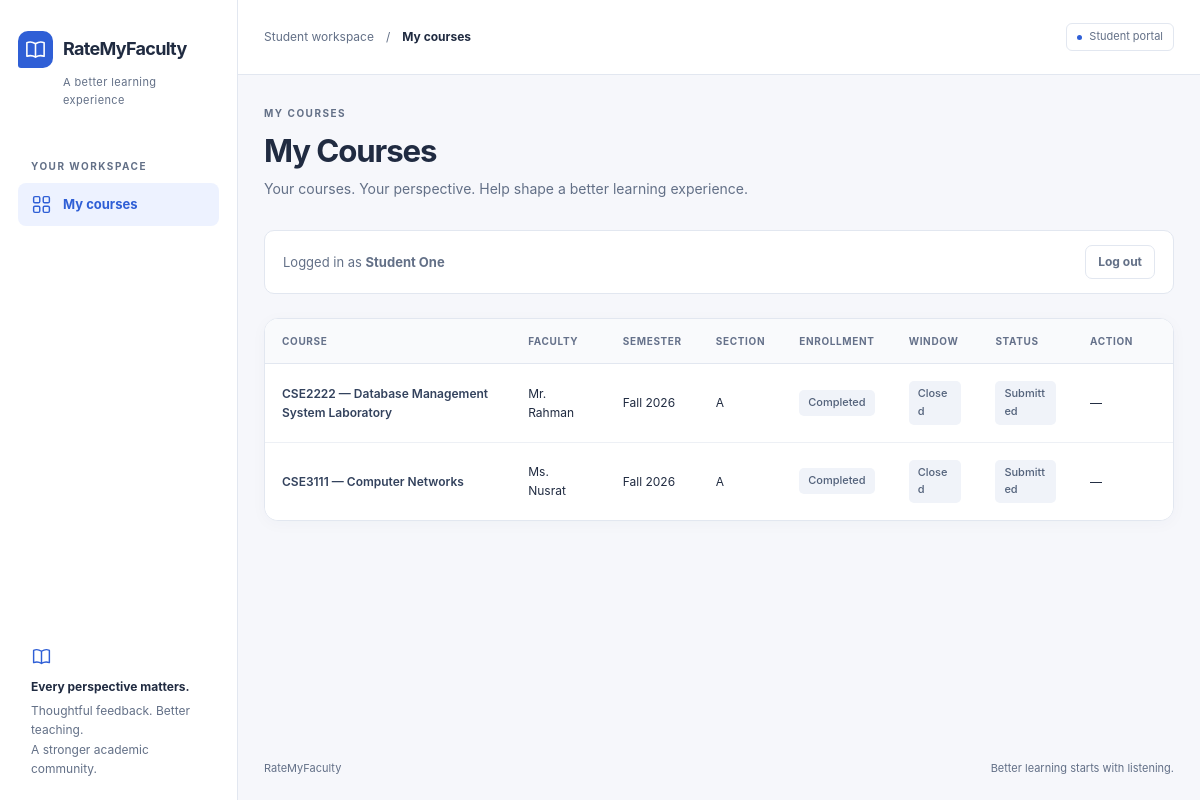
/student/dashboard.php (signed in), run on the app's committed database.
### tables this page shows
CREATE TABLE
    students (
        student_id INT UNSIGNED AUTO_INCREMENT PRIMARY KEY,
        user_id INT UNSIGNED NOT NULL,
        student_number VARCHAR(40) NOT NULL,
        full_name VARCHAR(120) NOT NULL,
        batch VARCHAR(30) NULL,
        CONSTRAINT uq_students_user_id UNIQUE (user_id),
        CONSTRAINT uq_students_number UNIQUE (student_number),
        CONSTRAINT fk_students_user FOREIGN KEY (user_id) REFERENCES users (user_id) ON DELETE RESTRICT ON UPDATE CASCADE
    );

CREATE TABLE
    course_offerings (
        offering_id INT UNSIGNED AUTO_INCREMENT PRIMARY KEY,
        course_id INT UNSIGNED NOT NULL,
        semester_id INT UNSIGNED NOT NULL,
        faculty_id INT UNSIGNED NOT NULL,
        section VARCHAR(20) NOT NULL,
        is_active TINYINT (1) NOT NULL DEFAULT 1,
        CONSTRAINT uq_offerings_course_semester_section UNIQUE (course_id, semester_id, section),
        CONSTRAINT fk_offerings_course FOREIGN KEY (course_id) REFERENCES courses (course_id) ON DELETE RESTRICT ON UPDATE CASCADE,
        CONSTRAINT fk_offerings_semester FOREIGN KEY (semester_id) REFERENCES semesters (semester_id) ON DELETE RESTRICT ON UPDATE CASCADE,
        CONSTRAINT fk_offerings_faculty FOREIGN KEY (faculty_id) REFERENCES faculty (faculty_id) ON DELETE RESTRICT ON UPDATE CASCADE
    );

CREATE TABLE
    courses (
        course_id INT UNSIGNED AUTO_INCREMENT PRIMARY KEY,
        course_code VARCHAR(30) NOT NULL,
        course_title VARCHAR(150) NOT NULL,
        credit_hours DECIMAL(3, 1) NULL,
        is_active TINYINT (1) NOT NULL DEFAULT 1,
        CONSTRAINT uq_courses_code UNIQUE (course_code)
    );

CREATE TABLE
    faculty (
        faculty_id INT UNSIGNED AUTO_INCREMENT PRIMARY KEY,
        user_id INT UNSIGNED NOT NULL,
        faculty_code VARCHAR(40) NULL,
        full_name VARCHAR(120) NOT NULL,
        designation VARCHAR(80) NULL,
        CONSTRAINT uq_faculty_user_id UNIQUE (user_id),
        CONSTRAINT uq_faculty_code UNIQUE (faculty_code),
        CONSTRAINT fk_faculty_user FOREIGN KEY (user_id) REFERENCES users (user_id) ON DELETE RESTRICT ON UPDATE CASCADE
    );

CREATE TABLE
    semesters (
        semester_id INT UNSIGNED AUTO_INCREMENT PRIMARY KEY,
        semester_name VARCHAR(30) NOT NULL,
        year SMALLINT UNSIGNED NOT NULL,
        evaluation_open_at DATETIME NOT NULL,
        evaluation_close_at DATETIME NOT NULL,
        is_locked TINYINT (1) NOT NULL DEFAULT 0,
        created_at DATETIME NOT NULL DEFAULT CURRENT_TIMESTAMP,
        CONSTRAINT uq_semesters_name_year UNIQUE (semester_name, year),
        CONSTRAINT chk_semesters_window CHECK (evaluation_open_at < evaluation_close_at)
    );

### includes/validation.php (called while the page is built, shortened)
<?php
function e($value): string
{
    return htmlspecialchars((string) $value, ENT_QUOTES, 'UTF-8');
}

### includes/evaluation_window.php (called while the page is built, shortened)
<?php
function get_window_status(string $openAt, string $closeAt, ?string $now = null): string
{
    $nowDt = $now !== null ? new DateTimeImmutable($now) : new DateTimeImmutable();
    $openDt = new DateTimeImmutable($openAt);
    $closeDt = new DateTimeImmutable($closeAt);
    if ($nowDt > $closeDt) {
        return WINDOW_CLOSED;
    }
    return WINDOW_OPEN;
}
function window_status_label(string $status): string
{
    return match ($status) {
        WINDOW_UPCOMING => 'Upcoming',
        WINDOW_OPEN => 'Open',
        WINDOW_CLOSED => 'Closed',
        default => $status,
    };
}

### student/dashboard.php (the view, shortened to what this page needs)
<?php
require_once __DIR__ . '/../config/database.php';
require_once __DIR__ . '/../includes/validation.php';
require_once __DIR__ . '/../includes/evaluation_window.php';
$user = require_role('student');
$stmt = $pdo->prepare('SELECT student_id, full_name FROM students WHERE user_id = :user_id');
$stmt->execute([':user_id' => $user['user_id']]);
$studentRow = $stmt->fetch();
$studentId = (int)$studentRow['student_id'];
$stmt = $pdo->prepare(
    'SELECT en.status AS enrollment_status,
            co.offering_id, co.section,
            c.course_code, c.course_title,
            sem.semester_name, sem.year, sem.evaluation_open_at, sem.evaluation_close_at,
            f.full_name AS faculty_name,
            (SELECT COUNT(*) FROM submission_receipts sr
             WHERE sr.student_id = :sid1 AND sr.offering_id = co.offering_id) AS receipt_count
     FROM enrollments en
     JOIN course_offerings co ON co.offering_id = en.offering_id
     JOIN courses c ON c.course_id = co.course_id
     JOIN semesters sem ON sem.semester_id = co.semester_id
     JOIN faculty f ON f.faculty_id = co.faculty_id
     WHERE en.student_id = :sid2
     ORDER BY sem.year DESC, sem.semester_name, c.course_code'
);
$stmt->execute([':sid1' => $studentId, ':sid2' => $studentId]);
$rows = $stmt->fetchAll();
?>
<!DOCTYPE html>
<html lang="en">
<head>
    <link rel="stylesheet" href="<?php echo e(BASE_URL); ?>/assets/css/style.css">
</head>
<body class="app-page">
    <aside class="sidebar" aria-label="Student workspace">
        <div class="brand"><span class="brand-mark"><svg class="icon" aria-hidden="true" focusable="false"><use href="../assets/icons.svg#book"></use></svg></span><span>RateMyFaculty</span></div>
        <span class="brand-subtitle">A better learning experience</span>
        <div class="nav-label">Your workspace</div>
        <nav aria-label="Main navigation"><a class="nav-link" href="dashboard.php" aria-current="page"><svg class="icon" aria-hidden="true" focusable="false"><use href="../assets/icons.svg#grid"></use></svg><span>My courses</span></a></nav>
        <div class="sidebar-note"><svg class="icon" aria-hidden="true" focusable="false"><use href="../assets/icons.svg#book"></use></svg><strong>Every perspective matters.</strong>Thoughtful feedback. Better teaching.<br>A stronger academic community.</div>
    </aside>
    <div class="workspace">
        <header class="topbar"><div class="topbar-path">Student workspace<span aria-hidden="true">/</span><strong>My courses</strong></div><span class="workspace-tag">Student portal</span></header>
        <main class="main-content" id="main-content" tabindex="-1">
    <p class="eyebrow">My courses</p>
    <h1>My Courses</h1>
    <p class="page-description">Your courses. Your perspective. Help shape a better learning experience.</p>
        <div class="session-bar"><span class="session-name">Logged in as <strong><?php echo e($studentRow['full_name']); ?></strong></span>
    <form method="post" action="<?php echo e(BASE_URL); ?>/logout.php" style="display:inline;">
            <button type="submit">Log out</button>
        </form></div>
    <div class="table-region" role="region" aria-label="My courses table" tabindex="0"><table class="data-table">
        <tr>
            <th scope="col">Course</th><th scope="col">Faculty</th><th scope="col">Semester</th><th scope="col">Section</th>
            <th scope="col">Enrollment</th><th scope="col">Window</th><th scope="col">Status</th><th scope="col">Action</th>
        </tr>
        <?php foreach ($rows as $r):
            $windowStatus = get_window_status($r['evaluation_open_at'], $r['evaluation_close_at']);
            $hasReceipt   = (int)$r['receipt_count'] > 0;
            if ($r['enrollment_status'] !== 'completed') {
                $overallStatus = 'Not completed';
                $canEvaluate = false;
            } elseif ($hasReceipt) {
                $overallStatus = 'Submitted';
                $canEvaluate = false;
            } elseif ($windowStatus === WINDOW_UPCOMING) {
                $overallStatus = 'Upcoming';
                $canEvaluate = false;
            } elseif ($windowStatus === WINDOW_OPEN) {
                $overallStatus = 'Available now';
                $canEvaluate = true;
            } else {
                $overallStatus = 'Closed';
                $canEvaluate = false;
            }
        ?>
            <tr>
                <td><?php echo e($r['course_code'] . ' — ' . $r['course_title']); ?></td>
                <td><?php echo e($r['faculty_name']); ?></td>
                <td><?php echo e($r['semester_name'] . ' ' . $r['year']); ?></td>
                <td><?php echo e($r['section']); ?></td>
                <td><span class="status-pill"><?php echo $r['enrollment_status'] === 'completed' ? 'Completed' : 'Not completed'; ?></span></td>
                <td><span class="status-pill"><?php echo e(window_status_label($windowStatus)); ?></span></td>
                <td><span class="status-pill"><?php echo e($overallStatus); ?></span></td>
                <td>
                    <?php if ($canEvaluate): ?>
                        <a href="evaluate.php?offering_id=<?php echo (int)$r['offering_id']; ?>">Evaluate</a>
                    <?php else: ?>
                        —
                    <?php endif; ?>
                </td>
            </tr>
        <?php endforeach; ?>
    </table></div>
        </main>
        <footer class="page-footer"><span>RateMyFaculty</span><span>Better learning starts with listening.</span></footer>
    </div>
</body>
</html>

### data on the page
students: full_name "Student One"
course_offerings: course.course_title "CSE2222 — Database Management System Laboratory", faculty.full_name "Mr. Rahman", semester.year "Fall 2026", section "A", semester.evaluation_close_at "Closed", overallStatus "Submitted"
course_offerings: course.course_title "CSE3111 — Computer Networks", faculty.full_name "Ms. Nusrat", semester.year "Fall 2026", section "A", semester.evaluation_close_at "Closed", overallStatus "Submitted"
